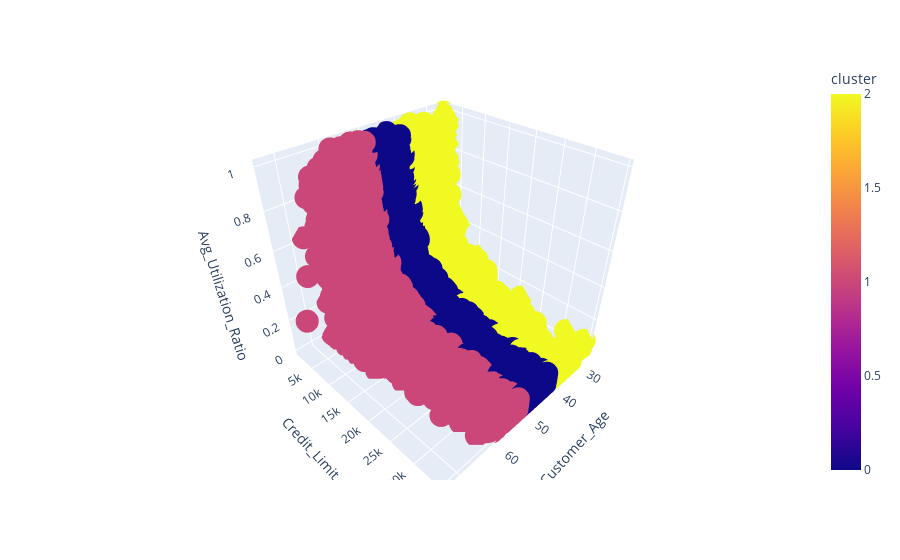

The code cell stored with this chart in its notebook:
### Code cell
import pandas as pd
from scipy import stats
import numpy as np
import plotly.express as px
from IPython.display import display


# Crear una figura 3D
fig = px.scatter_3d(data_noout, x='Customer_Age', y='Credit_Limit', z='Avg_Utilization_Ratio', color='cluster')

# Mostrar la figura
display(fig)

### Figure 1 — Plotly figure (JSON) as saved in the notebook; plotly's stock layout.template omitted (floating-point values rounded to 4 significant figures; data arrays with more than 128 entries replaced by an {"elided": "..."} marker saying what was removed)
{"data": [{"hovertemplate": "Customer_Age=%{x}<br>Credit_Limit=%{y}<br>Avg_Utilization_Ratio=%{z}<br>cluster=%{marker.color}<extra></extra>", "legendgroup": "", "marker": {"color": {"elided": "10127 int values"}, "coloraxis": "coloraxis", "symbol": "circle"}, "mode": "markers", "name": "", "scene": "scene", "showlegend": false, "type": "scatter3d", "x": {"elided": "10127 int values"}, "y": {"elided": "10127 float values"}, "z": {"elided": "10127 float values"}}], "layout": {"coloraxis": {"colorbar": {"title": {"text": "cluster"}}, "colorscale": [[0, "#0d0887"], [0.1111, "#46039f"], [0.2222, "#7201a8"], [0.3333, "#9c179e"], [0.4444, "#bd3786"], [0.5556, "#d8576b"], [0.6667, "#ed7953"], [0.7778, "#fb9f3a"], [0.8889, "#fdca26"], [1, "#f0f921"]]}, "legend": {"tracegroupgap": 0}, "margin": {"t": 60}, "scene": {"domain": {"x": [0, 1], "y": [0, 1]}, "xaxis": {"title": {"text": "Customer_Age"}}, "yaxis": {"title": {"text": "Credit_Limit"}}, "zaxis": {"title": {"text": "Avg_Utilization_Ratio"}}}}}
